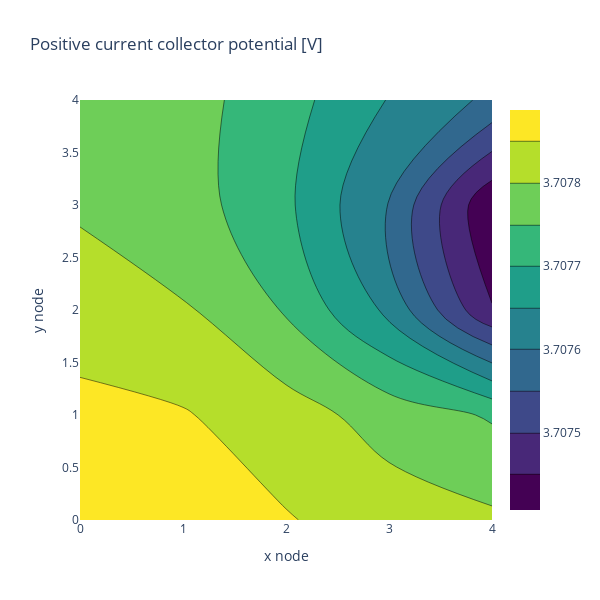

The notebook cell saved with this chart:
### Markdown cell above
We plot can then plot the positive current collector potential,

### Code cell
go.Figure(
    [
        go.Contour(
            x=np.arange(0, model.var_pts["y"] - 1, 1),
            y=np.arange(0, model.var_pts["z"] - 1, 1),
            z=sol["Positive current collector potential [V]"][:, :, -1],
            colorscale="Viridis",
        )
    ],
    layout=dict(
        title="Positive current collector potential [V]",
        xaxis_title="x node",
        yaxis_title="y node",
        width=600,
        height=600,
    ),
)

### Figure 1 — Plotly figure (JSON) as saved in the notebook; plotly's stock layout.template omitted (floating-point values rounded to 4 significant figures)
{"data": [{"colorscale": [[0, "#440154"], [0.1111, "#482878"], [0.2222, "#3e4989"], [0.3333, "#31688e"], [0.4444, "#26828e"], [0.5556, "#1f9e89"], [0.6667, "#35b779"], [0.7778, "#6ece58"], [0.8889, "#b5de2b"], [1, "#fde725"]], "type": "contour", "x": [0, 1, 2, 3], "y": [0, 1, 2, 3], "z": [[3.708, 3.708, 3.708, 3.708, 3.708], [3.708, 3.708, 3.708, 3.708, 3.708], [3.708, 3.708, 3.708, 3.708, 3.707], [3.708, 3.708, 3.708, 3.708, 3.707], [3.708, 3.708, 3.708, 3.708, 3.708]]}], "layout": {"height": 600, "title": {"text": "Positive current collector potential [V]"}, "width": 600, "xaxis": {"title": {"text": "x node"}}, "yaxis": {"title": {"text": "y node"}}}}
